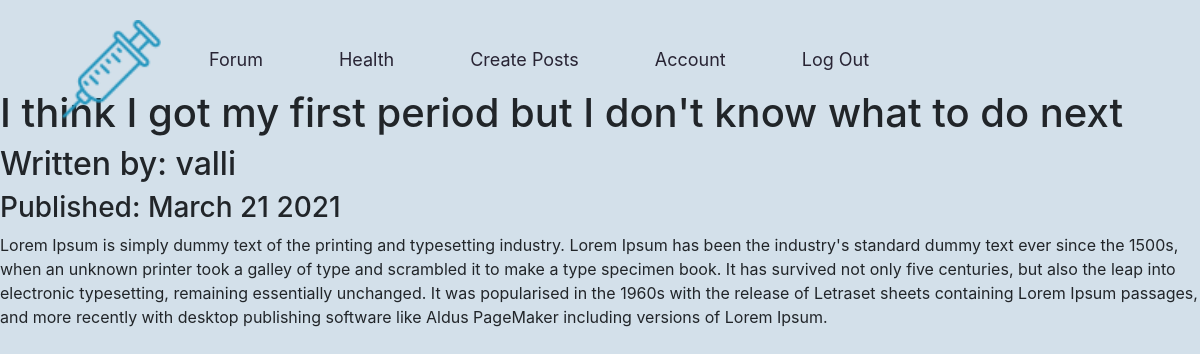
The page /8 (signed in) on the database its author committed.
### Blog/models.py (models this page shows, shortened)
class BlogPost(db.Model):
	users = db.relationship(User)
	id = db.Column(db.Integer,primary_key = True)
	user_id = db.Column(db.Integer,db.ForeignKey('users.id'),nullable = False)
	date = db.Column(db.DateTime,nullable = False,default = datetime.utcnow)
	title = db.Column(db.String(140),nullable = False)
	text = db.Column(db.Text,nullable = False)
	def __repr__(self):
		return f"Post Date : {self.date}------Post ID : {self.id}--------Title : {self.title}"

class User(db.Model,UserMixin):
	__tablename__ = 'users'
	id = db.Column(db.Integer,primary_key = True)
	profile_image = db.Column(db.String(20),nullable = False,default = 'default.jpg')
	email = db.Column(db.String(64),unique = True,index = True)
	username = db.Column(db.String(64),unique = True,index = True)
	password_hash = db.Column(db.String(128))
	posts = relationship('BlogPost',backref = '')

### Blog/users/views.py (the view)
@users.route('/<username>')
def user_posts(username):
	page = request.args.get('page',1,type = int)
	user = User.query.filter_by(username = username).first_or_404()
	blog_posts = BlogPost.query.filter_by(author = user).order_by(BlogPost.date.desc()).paginate(page=page,per_page = 5)
	return render_template('user_blog_posts.html',blog_posts = blog_posts,user = user)

### Blog/blog_posts/views.py (called while the page is built)
@blog_posts.route('/<int:blog_post_id>')
def blog_post(blog_post_id):
	blog_post = BlogPost.query.get_or_404(blog_post_id)
	print(f"One blog post is {blog_post}")
	author = User.query.get(blog_post.user_id)
	access = False
	if author.username == current_user.username:
		access = True
	else:
		access = False
	print(f"Cureent user is {current_user.username}")
	print(f"pOST's author is {author.username}")
	return render_template('blog_post.html',title = blog_post.title,date = blog_post.date,post = blog_post,author = author,access = access)

### Blog/models.py (called while the page is built)
@login_manager.user_loader
def load_user(user_id):
	return User.query.get(user_id)

### Blog/templates/blog_post.html (shortened to what this page needs)
{% extends 'base.html' %}
{% block content %}
<h1>{{title}}</h1>
<h2>Written by: {{author.username}}</h2>
<h3>Published: {{date.strftime('%B %d %Y')}}</h3>
<p>{{post.text}}</p>
{% endblock %}

### Blog/static/styles.css (style rules this page uses)
* { margin: 0; padding: 0; box-sizing: border-box; }

### rows shown on the page
BlogPost: title "I think I got my first period but I don't know what to do next", strftime "March 21 2021", text "Lorem Ipsum is simply dummy text of the printing and typesetting industry. Lorem Ipsum has been the industry's standard dummy text ever since the 1500s, when an unknown printer took a galley of type and scrambled it to make a type specimen book. It has survived not only five centuries, but also the leap into electronic typesetting, remaining essentially unchanged. It was popularised in the 1960s with the release of Letraset sheets containing Lorem Ipsum passages, and more recently with desktop publishing software like Aldus PageMaker including versions of Lorem Ipsum."
User: username "valli"
